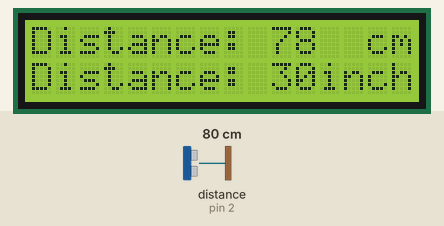
A sketch run on a simulated Arduino Uno, built with avr-gcc and run on an emulated ATmega328P. Shown: 16×2 character LCD. Wiring (inferred from the names in the program): ultrasonic range finder: trigger pin 3; echo pin 2. The inputs (shaded band) are chosen by the test bench; at power-on: distance to the obstacle (sensor on pin 2) 80 cm. The echo pulse lasts 58.3 µs per cm.

Above: at 2.2 s.
2.3 s: distance to the obstacle (sensor on pin 2) set to 2 cm
At 3.0 s:
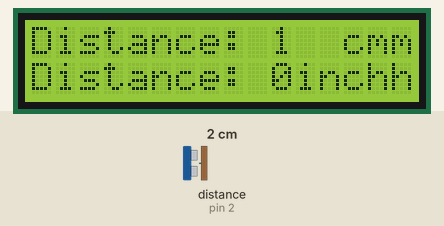
3.8 s: distance to the obstacle (sensor on pin 2) set to 18 cm
At 5.0 s:
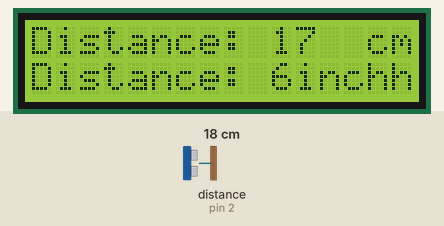
5.3 s: distance to the obstacle (sensor on pin 2) set to 4 cm
At 6.4 s:
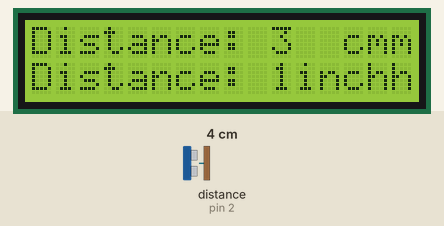
Timing chart, 0 to 8.3 s (numbered marks = the images above; inputs shaded):
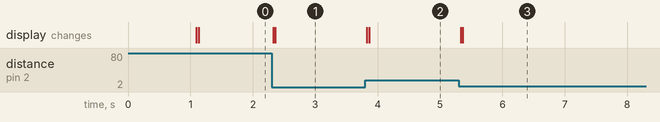

The sketch:

lcd_display.ino
```cpp
/*
 * LCD screen - distance measurer
 */

 #include <LiquidCrystal_I2C.h>
LiquidCrystal_I2C lcd(0x27,16,2);  // set the LCD address to 0x27 for a 16 chars and 2 line display
const int trigPin = 3;
const int echoPin = 2;
long duration;
int distanceCm, distanceInch;
void setup() {
lcd.init();
lcd.backlight();
pinMode(trigPin, OUTPUT);
pinMode(echoPin, INPUT);
lcd.setCursor(0,0); // Sets the location at which subsequent text written to the LCD will be displayed
lcd.clear();
lcd.print("CSE125"); // Prints string "Distance" on the LCD
delay(1000);
}
void loop() {
digitalWrite(trigPin, LOW);
delayMicroseconds(2);
digitalWrite(trigPin, HIGH);
delayMicroseconds(10);
digitalWrite(trigPin, LOW);
duration = pulseIn(echoPin, HIGH);
distanceCm= duration*0.034/2;
distanceInch = duration*0.0133/2;
lcd.setCursor(0,0); // Sets the location at which subsequent text written to the LCD will be displayed
lcd.print("Distance: "); // Prints string "Distance" on the LCD
lcd.print(distanceCm); // Prints the distance value from the sensor
lcd.print("  cm");
delay(10);
lcd.setCursor(0,1);
lcd.print("Distance: ");
lcd.print(distanceInch);
lcd.print("inch");
delay(10);
}
```

Measured:
- after the input at 2.3 s, the display: first changes at once (image 1 shows a later state)
- after the input at 3.8 s, the display: first changes at once (image 2 shows a later state)
- after the input at 5.3 s, the display: first changes at once (image 3 shows a later state)
